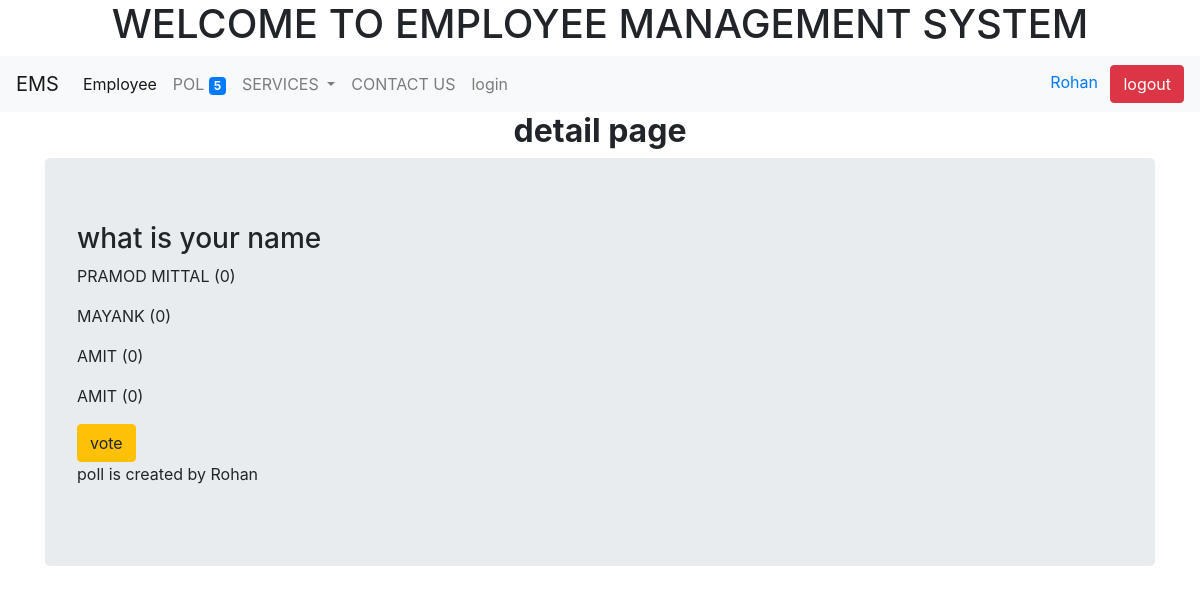
The page /polls/6/details/ (signed in) on the database its author committed.
### polls/models.py (models this page shows, shortened)
class objectTracking(models.Model):
    created_at = models.DateTimeField(auto_now_add=True)
    updated_at = models.DateTimeField(auto_now=True)
    class Meta:
        abstract = True
        ordering = ('created_at',)

class Question(objectTracking):
    title = models.TextField(null=True, blank=True)
    status = models.CharField(default='inactive', max_length=20)
    created_by = models.ForeignKey(User, null=True, blank=True, on_delete=models.CASCADE)
    start_date = models.DateTimeField(null=True, blank=True)
    end_date = models.DateTimeField(null=True, blank=True)
    @property
    def choices(self):
        return self.choice_set.all()

class Choice(models.Model):
    question = models.ForeignKey('polls.Question', on_delete=models.CASCADE)
    text = models.TextField(null=True, blank=True)
    created_at = models.DateTimeField(auto_now_add=True)
    updated_at = models.DateTimeField(auto_now=True)
    @property
    def votes(self):
        return self.answer_set.count()

### polls/views.py (the view)
# urls.py: path('<int:id>/details/',views.employee_details,name = 'employee_details'),
@login_required(login_url='/login/')
def details(request, id=None):
    question = Question.objects.get(id=id)
    context = {'question': question}
    return render(request, 'polls/details.html', context)

### polls/context_processors.py (called while the page is built)
def polls_count(request):
    count = Question.objects.count()
    return {'polls_count': count}

### polls/templatetags/poll_extra.py (called while the page is built)
def upper(value, n):
    return value.upper()[0:n]

### templates/polls/details.html (shortened to what this page needs)
{% extends 'polls/base.html' %}
{% block body %}
<h2 align="center"><strong>detail page</strong></h2>
    <div class="container">
        <div class="jumbotron">
    <h3>{{ question.title }}</h3>
    {% for choice in question.choices %}
        <p>{{ choice.text }} ({{ choice.votes }})</p>
    {% endfor %}
             <a class="btn btn-warning" href="{%  url 'single_poll' question.id %}">vote</a>
    <p>poll is created by {{ question.created_by.first_name }}</p>
</div>
        </div>
    {% endblock body %}

### templates/polls/base.html (shortened to what this page needs)
{% load poll_extra %}
<!doctype html>
<html lang="en">
  <head>
    <link rel="stylesheet" href="https://stackpath.bootstrapcdn.com/bootstrap/4.4.1/css/bootstrap.min.css">
  </head>
  <body>
  <h1 align="center">WELCOME TO EMPLOYEE MANAGEMENT SYSTEM</h1>
    <nav class="navbar navbar-expand-lg navbar-light bg-light">
  <a class="navbar-brand" href="#">EMS</a>
  <div class="collapse navbar-collapse" id="navbarSupportedContent">
    <ul class="navbar-nav mr-auto">
      <li class="nav-item active">
        <a class="nav-link" href="/employee">{{ 'employee' | capfirst }}
          <span class="sr-only">(current)</span></a>
      </li>
      <li class="nav-item">
        <a class="nav-link" href="/polls">{{ 'Polls' | upper:3 }}
          <span class="badge badge-primary bedge-pill">{{ polls_count }}</span>
        </a>
      </li>
      <li class="nav-item dropdown">
        <a class="nav-link dropdown-toggle" href="/services" id="navbarDropdown" role="button" data-toggle="dropdown" aria-haspopup="true" aria-expanded="false">
          SERVICES
        </a>
        </li>
      <li class="nav-item">
        <a class="nav-link" href="/contact">CONTACT US</a>
      </li>
      <li class="nav-item">
        <a class="nav-link" href="/login">login</a>
      </li>
    </ul>
  </div>
      <div class="text-right">
        {% if user.is_authenticated %}
        <form method="POST" action="/logout/">
          <a href="{% url 'my_profile' %}">
          <span class="mr-sm-2">{{request.user.first_name}}</span>
            </a>
    <input type="submit" class="btn btn-danger" value="logout">
</form>
        {% endif %}
      </div>
</nav>
{% block body %}  {% endblock body %}
  </body>
</html>

### rows shown on the page
Question: title "what is your name", created_by.first_name "Rohan"
Choice: text "PRAMOD MITTAL", votes "0"
Choice: text "MAYANK", votes "0"
Choice: text "AMIT", votes "0"
Choice: text "AMIT", votes "0"

### other values the page prints
{{ 'employee' | capfirst }} "Employee"
{{ 'Polls' | upper:3 }} "POL"
{{ polls_count }} "5"
{{ request.user.first_name }} "Rohan"
